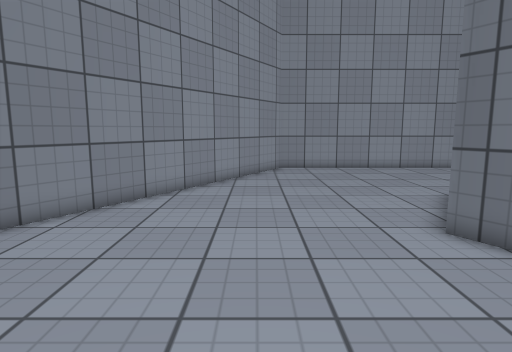
View 1 (above)

15 first-person views from a walk through a Unity game level. The camera is 1.2 m above the floor, tilts 8° down and sees 75° across. The floor is counted in squares, 0.5 m on a side. Each view is taken from the middle of a square. On the plan, view 1 faces up. The plan holds only what a view shows up to about 20 squares ahead; the rest is blank. The place goes on beyond the plan. The player character is not drawn. Door leaves are left out, so doorways stand open. Surface patterns are stand-ins for the level's own textures.

View 2
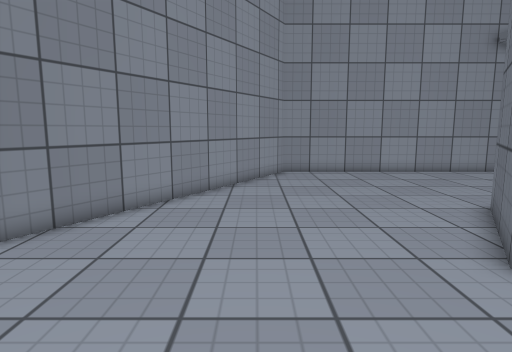

View 3
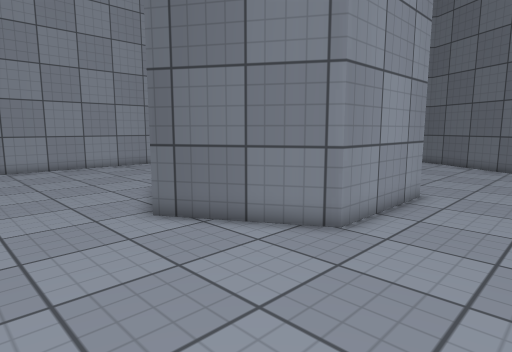

View 4
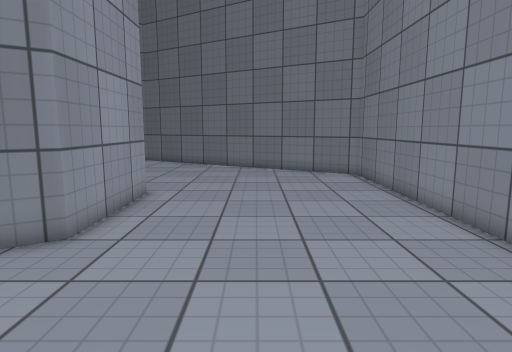

View 5
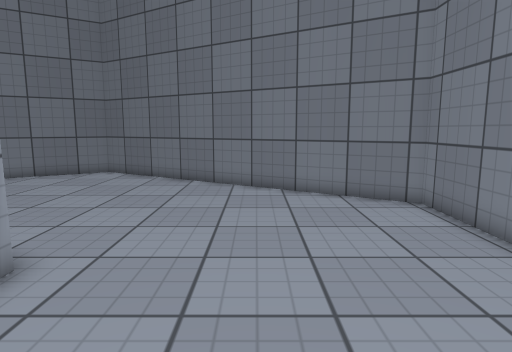

View 6
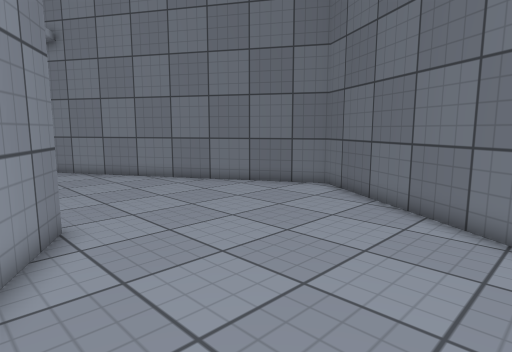

View 7
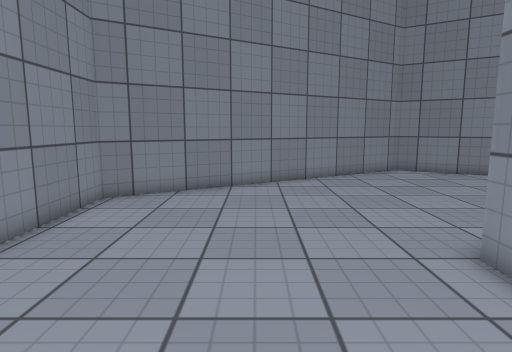

View 8
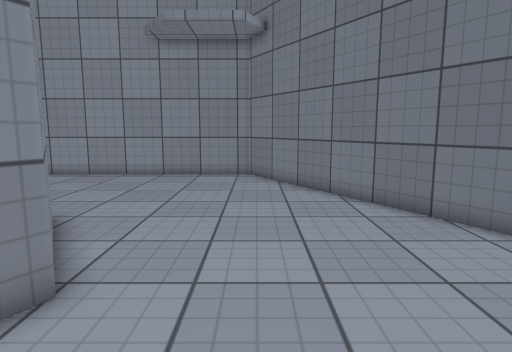

View 9
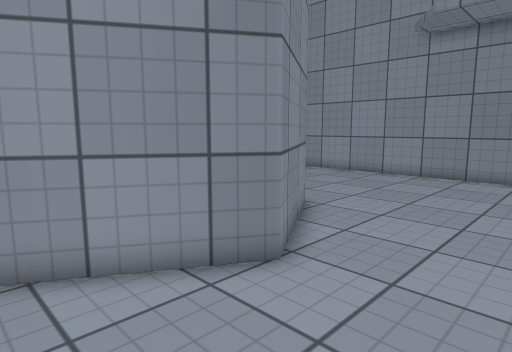

View 10
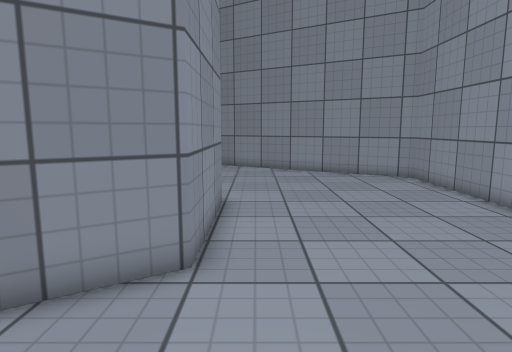

View 11
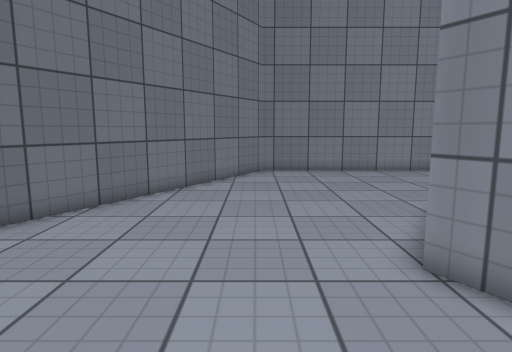

View 12
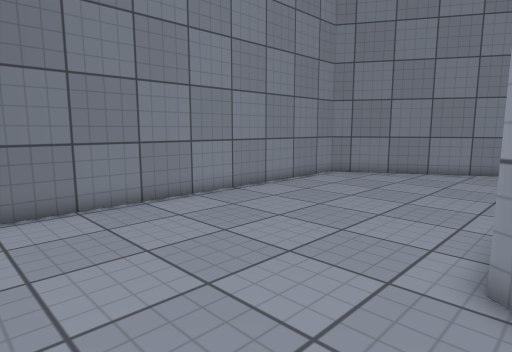

View 13
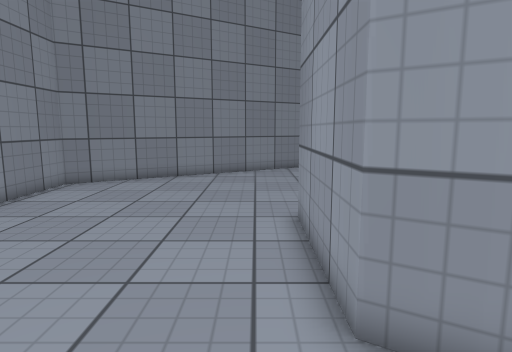

View 14
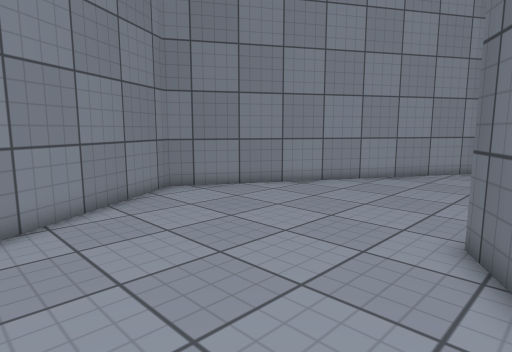

View 15
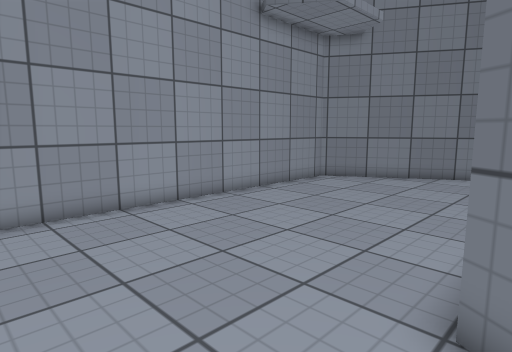

### Floor plan
Points are (right, up) in squares from view 1. A wall is a line through its corners. A room is listed if a view was taken in it or the views show most of it. See-through windows are left out.
Room 1 (views 1, 2, 3, 4, 5, 6, 7, 8, 9, 10, 11, 12, 13, 14, 15)
walls: (4.4, 7.5) (7.1, 11.9) (12.4, 11.9) (15.1, 7.5) (12.4, 3.1) (7.1, 3.1) (4.4, 7.5); (25.5, 7.5) (17.6, 20.8) (1.6, 20.8) (-6.5, 7.2) (1.6, -6.4) (17.6, -6.4) (25.5, 6.9)

Where each view was taken, in squares from view 1:
view 1: 0 up, 0 right, facing up
view 2: 2 up, 0 right, facing up
view 3: 1 down, 0 right, facing up-right
view 4: 1 down, 0 right, facing right
view 5: 1 down, 7 right, facing right
view 6: 1 down, 13 right, facing up-right
view 7: 1 down, 13 right, facing left
view 8: 3 up, 18 right, facing up
view 9: 3 up, 19 right, facing up-left
view 10: 13 up, 18 right, facing left
view 11: 13 up, 18 right, facing down
view 12: 4 up, 18 right, facing down-left
view 13: 2 up, 16 right, facing left
view 14: 0 up, 6 right, facing up-left
view 15: 11 up, 3 right, facing up-right
